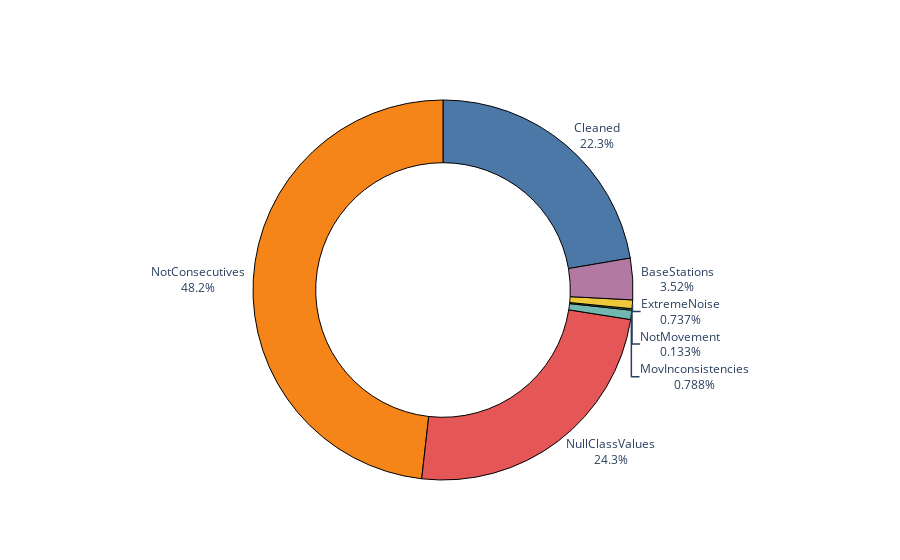

Notebook code cell kept with this figure:
### Code cell
#### Se crean los diagramas ####
labels = data1['labels']
values = data1['values']
colors = px.colors.qualitative.T10 # Colores cargados https://plot.ly/python/discrete-color/

# Se crea un subplot, de 1x1
fig = make_subplots(1, # Filas
                    1, # Columnas
                    specs=[ # Tantos arrays como filas y dentro de cada como columnas
                        [ {'type':'domain'} ]
                    ],)

text = [str(i)+"%" for i in values]

# Añade el pie chart, en la posición 1,1 del subplot
fig.add_trace( 
    go.Pie(
        labels      = labels,
        values      = values,
        hole        = 0.67,
        scalegroup  = 'one',
        hoverinfo   = 'label+percent',
        textinfo    = 'label+percent',
        text        =text
        textposition = 'outside',
        sort=False,
        #textfont    = dict(size=20),
        marker      = dict(
            colors=colors,
            line        = dict(
                color='#000000', width=1
            )
        ) # Reborde negro
        ), 
    1, # Posición de columna
    1  # Posición de fila
)

# Se le pone título y quita la leyenda
fig.update_layout(showlegend=False)
# fig.show() # No hace falta, ya se ve igualmente

### Figure 1 — Plotly figure (JSON) as saved in the notebook; plotly's stock layout.template omitted (floating-point values rounded to 4 significant figures)
{"data": [{"domain": {"x": [0, 1], "y": [0, 1]}, "hole": 0.67, "hoverinfo": "label+percent", "labels": ["Cleaned", "NotConsecutives", "NullClassValues", "MovInconsistencies", "NotMovement", "ExtremeNoise", "BaseStations"], "marker": {"colors": ["#4C78A8", "#F58518", "#E45756", "#72B7B2", "#54A24B", "#EECA3B", "#B279A2", "#FF9DA6", "#9D755D", "#BAB0AC"], "line": {"color": "#000000", "width": 1}}, "scalegroup": "one", "sort": false, "textinfo": "label+percent", "textposition": "outside", "type": "pie", "values": ["22.31", "48.212", "24.3", "0.788", "0.133", "0.737", "3.52"]}], "layout": {"showlegend": false}}
